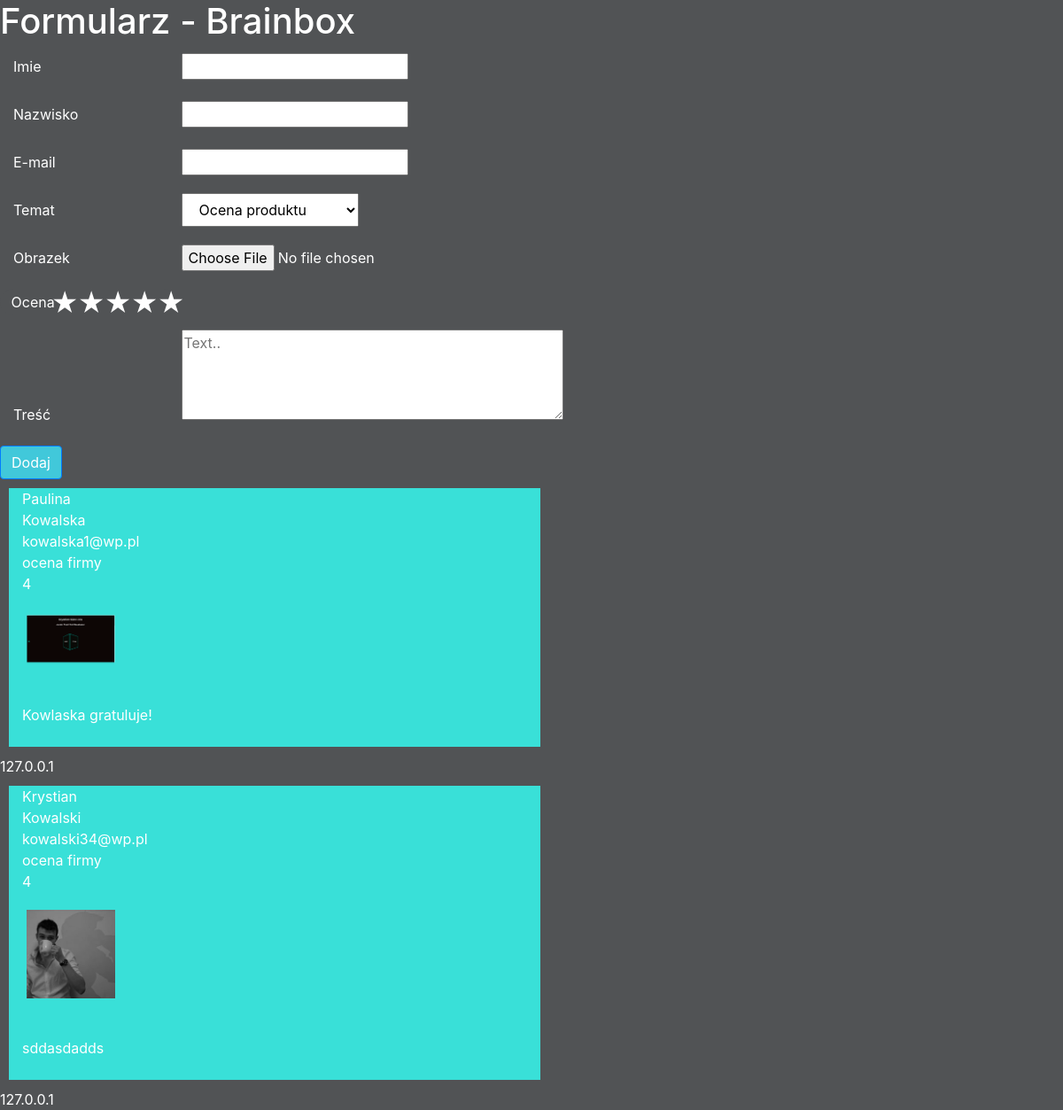
The page / on the database its author committed.
### tables this page shows
CREATE TABLE `dataformdb` (
  `id` int(11) NOT NULL,
  `name` varchar(255) NOT NULL,
  `email` varchar(255) NOT NULL,
  `surname` varchar(255) NOT NULL,
  `subject` text NOT NULL,
  `star` int(6) DEFAULT NULL,
  `image` varchar(255) NOT NULL,
  `text` text NOT NULL
);

### server.php (called while the page is built, shortened)
<?php
    $db = mysqli_connect('localhost', 'root', '', 'formdb');
    $results = mysqli_query($db, "SELECT * FROM dataformdb");
?>

### index.php (the view, shortened to what this page needs)
<?php include('server.php');
header( 'Content-Type: text/html; charset=utf-8' );?>
<!DOCTYPE html>
<html>
<head>
<link rel="stylesheet" href="https://maxcdn.bootstrapcdn.com/bootstrap/4.0.0-alpha.6/css/bootstrap.min.css">
<link rel="stylesheet" type="text/css" href="style.css">
</head>
<body>
    <div id="container">
        <h1>Formularz - Brainbox</h1>
    <form onsubmit="return test();" method="post" action="server.php" enctype="multipart/form-data" id="contactForm">
        <div class="form-group">
            <label class="col-2 col-form-label">Imie</label>
            <input type="text" name="name" id="name">
        </div>
        <div class="form-group">
            <label class="col-2 col-form-label">Nazwisko</label>
            <input type="text" name="surname" id="surname">
        </div>
        <div class="form-group">
            <label class="col-2 col-form-label">E-mail</label>
            <input type="email" name="email" id="email">
        </div>
        <div class="form-group">
        <label class="col-2 col-form-label">Temat</label>
        <select class=" col-2 col-form-label" name="subject">
            <option value="ocena produktu">Ocena produktu</option>
        </select>
        </div>
        <div class="form-group">
        <label class="col-2 col-form-label">Obrazek</label>
        <input type="file" name="image" />
        </div>
        <div class="form-group stars">
            <label for="star1" class="labelStar"></label>
            <label for="star2" class="labelStar"></label>
            <label for="star3" class="labelStar"></label>
            <label for="star4" class="labelStar"></label>
            <label for="star5" class="labelStar"></label>
            <label class="col-2 col-form-label" style="padding-right: 40px;">Ocena</label>
        </div>
        <div class="form-group">
            <label class="col-2 col-form-label">Treść</label>
            <textarea
      	        id="text"
      	        cols="40"
      	        rows="4"
      	        name="text"
      	        placeholder="Text.."></textarea>
        </div>
        <div>
            <button type="submit" name="save" class="btn btn-primary center-block" value="Upload Image"> Dodaj</button>
        </div>
    </form>
    <tbody class="row" >
        <?php
        while ($row = mysqli_fetch_array($results)) { ?>
            <tr>
                <div class="coments col-6">
                    <td><?php echo $row['name']; ?></td><br>
                    <td><?php echo $row['surname']; ?></td><br>
                    <td><?php echo $row['email']; ?></td><br>
                    <td><?php echo $row['subject']; ?></td><br>
                    <td><?php echo $row['star']; ?></td><br>
                    <td><?php
                    echo "<div id='img_div'>";
                    echo "<img src='dataformdb/".$row['image']."' >";
                    echo "</div>";
                    ?></td><br>
                    <td><?php
                     echo "<div style='overflow: scroll; word-wrap: break-word;'>";
                    echo $row['text'];
                    echo "</div>";
                    ?></td><br>
                </div>
            </tr>
        <?php
            if (!empty($_SERVER['HTTP_CLIENT_IP']))
            {
                $ip_address = $_SERVER['HTTP_CLIENT_IP'];
            }
            elseif (!empty($_SERVER['HTTP_X_FORWARDED_FOR']))
            {
                $ip_address = $_SERVER['HTTP_X_FORWARDED_FOR'];
            }
            else
            {
                $ip_address = $_SERVER['REMOTE_ADDR'];
            }
                echo $ip_address;
            }
        ?>
    </tbody>
    </div>
</body>
</html>

### style.css (style rules this page uses)
body { background-color:rgb(81, 83, 85); color: #fff; }
.btn { background:#41c8da; }
.coments { background: #39e0d8; margin: 10px; }
.stars { background: rgb(81, 83, 85); height: 30px; width: 200px; padding: 10px; border-radius: 15px; display: flex; justify-content: center; align-items: center; flex-direction: row-reverse; }
.labelStar { width: 30px; height: 30px; padding: 5px; color: transparent; }
.labelStar::before { content: '★'; color: #fff; font-size: 30px; line-height: 30px; }
#img_div { width: 100%; padding: 5px; margin: 15px auto; }
img { width: 100px; }

### rows shown on the page
dataformdb: name "Paulina", surname "Kowalska", email "kowalska1@wp.pl", subject "ocena firmy", star "4", image (picture), text "Kowlaska gratuluje!", ip_address "127.0.0.1"
dataformdb: name "Krystian", surname "Kowalski", email "kowalski34@wp.pl", subject "ocena firmy", star "4", image (picture), text "sddasdadds", ip_address "127.0.0.1"
